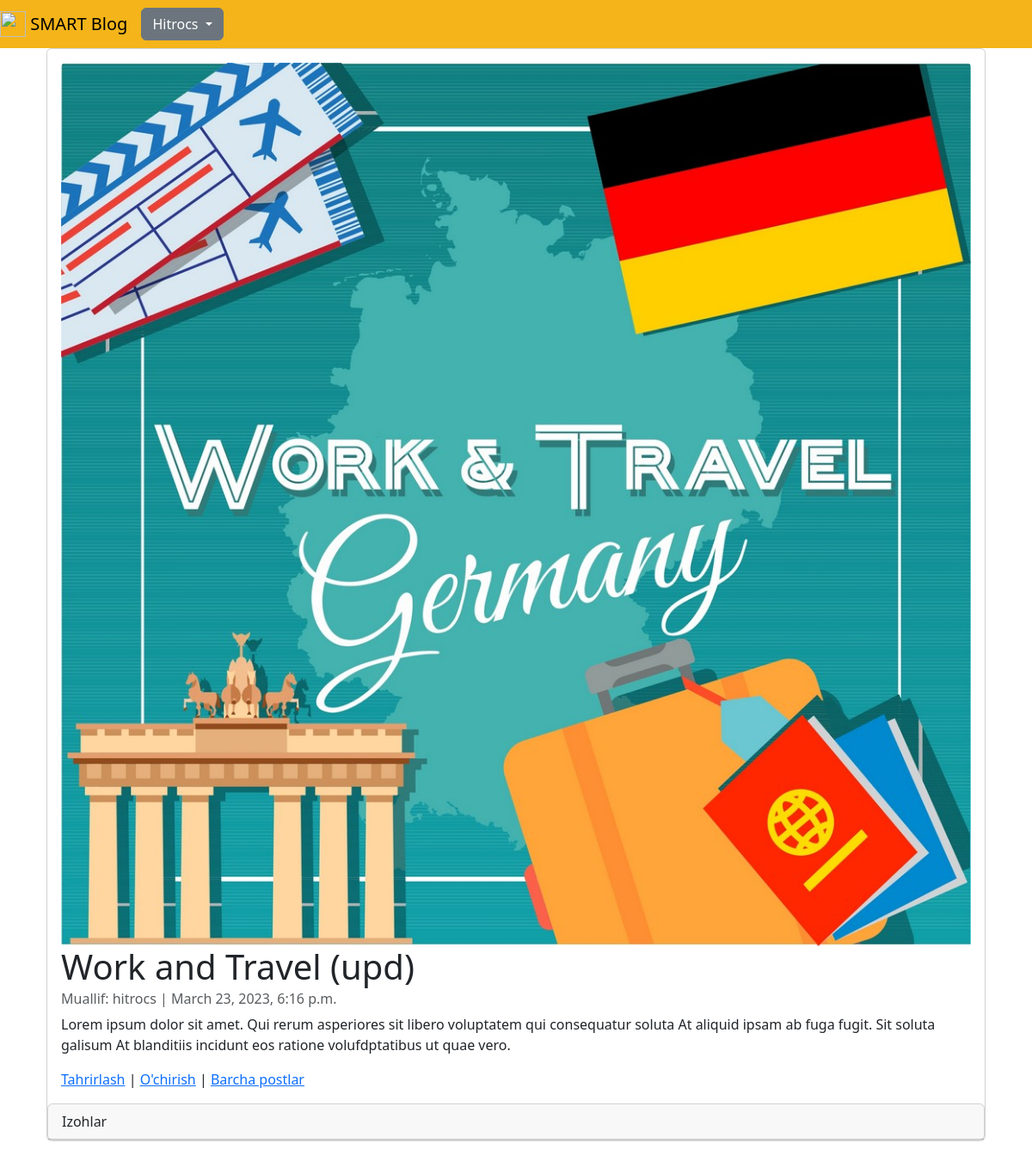
Screenshot of /articles/2 (signed in) with the database file from the repository.
### accounts/models.py (models this page shows)
class CustomUser(AbstractUser):
    age = models.PositiveIntegerField(null=True, blank=True)

### articles/models.py (models this page shows, shortened)
class Article(models.Model):
    title = models.CharField(max_length=200)
    summary = models.CharField(max_length=200, blank=True)
    body = RichTextField()
    photo = models.ImageField(upload_to='images/', blank=True)
    date = models.DateTimeField(auto_now_add=True)
    author = models.ForeignKey(
        get_user_model(),
        on_delete=models.CASCADE,
    )

### articles/views.py (the view)
# urls.py: path('<int:pk>', ArticleDetailView.as_view(), name='article_detail'),
class ArticleDetailView(LoginRequiredMixin, DetailView):
    model = Article
    template_name = 'article_detail.html'

### templates/article_detail.html (shortened to what this page needs)
{% extends 'base.html' %}
{% block content %}
    <div class="container-fluid">
        <div class="card" >
          <div class="card-body">
              {%  if object.photo %}
                <img class="card-img-top" src="{{ object.photo.url }}" alt="{{ object.title }}">
              {% endif %}
              <h1 class="card-title">{{ object.title }}</h1>
              <h6 class="card-subtitle mb-2 text-muted">Muallif: {{ object.author }} | {{ object.date }}</h6>
              <p class="card-text">{{ object.body | safe}}</p>
              <a href="{% url 'article_edit' article.pk %}">Tahrirlash</a> |
              <a href="{% url 'article_delete' article.pk %}">O'chirish</a> |
              <a href="{% url 'article_list' %}">Barcha postlar</a>
          </div>
            <div class="card">
                <div class="card-header">Izohlar</div>
            </div>
        </div>
    </div>
{% endblock content %}

### templates/base.html (shortened to what this page needs)
{% load static %}
<!DOCTYPE html>
<html lang="en">
<head>
    <link rel="stylesheet" href="https://cdn.jsdelivr.net/npm/bootstrap@5.3.0-alpha1/dist/css/bootstrap.min.css">
</head>
<body>
<nav class="navbar navbar-expand-lg navbar-light" style="background-color: #F4B41A;">
    <a class="navbar-brand" href="{% url 'home1' %}">
        <img src="/static/assets/img/logo.png" width="30" height="30" class="d-inline-block align-top" alt="">
        SMART Blog
    </a>
    <div class="collapse navbar-collapse" id="navbarSupportedContent">
        {% if user.is_authenticated %}
        <ul class="navbar-nav ml-auto">
            <li class="nav-item">
                <div class="dropdown">
                    <button class="btn btn-secondary dropdown-toggle" type="button" data-bs-toggle="dropdown"
                            aria-expanded="false">
                        {{ user.username | title }}
                    </button>
                </div>
            </li>
        </ul>
        {% else %}
        <form class="form-inline ml-auto">
            <a href="{% url 'login' %}" class="btn btn-outline-light">Kirish</a>
            <a href="{% url 'signup' %}" class="btn btn-primary ml-2">Ro'yxatdan o'tish</a>
        </form>
        {% endif %}
    </div>
</nav>
<main>
    <div class="container">
        {% block content %}
        {% endblock content %}
    </div>
</main>
</body>
</html>

### rows the page displays
CustomUser: username "Hitrocs"
Article: photo (picture), title "Work and Travel (upd)", author "hitrocs", date "March 23, 2023, 6:16 p.m.", body "Lorem ipsum dolor sit amet. Qui rerum asperiores sit libero voluptatem qui consequatur soluta At aliquid ipsam ab fuga fugit. Sit soluta galisum At blanditiis incidunt eos ratione volufdptatibus ut quae vero."
